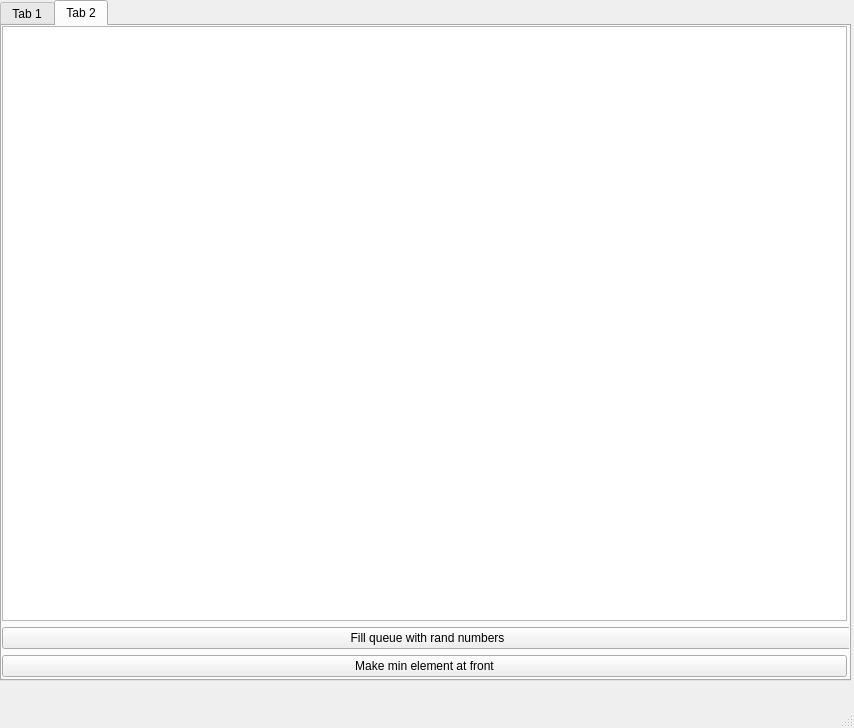
<?xml version="1.0" encoding="UTF-8"?>
<ui version="4.0">
 <class>MainWindow</class>
 <widget class="QMainWindow" name="MainWindow">
  <property name="geometry">
   <rect>
    <x>0</x>
    <y>0</y>
    <width>854</width>
    <height>728</height>
   </rect>
  </property>
  <property name="windowTitle">
   <string>MainWindow</string>
  </property>
  <widget class="QWidget" name="centralwidget">
   <widget class="QTabWidget" name="tabWidget">
    <property name="geometry">
     <rect>
      <x>0</x>
      <y>0</y>
      <width>851</width>
      <height>681</height>
     </rect>
    </property>
    <property name="currentIndex">
     <number>1</number>
    </property>
    <widget class="QWidget" name="tab">
     <attribute name="title">
      <string>Tab 1</string>
     </attribute>
     <widget class="QWidget" name="gridLayoutWidget">
      <property name="geometry">
       <rect>
        <x>0</x>
        <y>0</y>
        <width>851</width>
        <height>651</height>
       </rect>
      </property>
      <layout class="QGridLayout" name="gridLayout">
       <item row="2" column="0">
        <widget class="QPushButton" name="pushButton">
         <property name="text">
          <string>Push</string>
         </property>
        </widget>
       </item>
       <item row="0" column="0" colspan="4">
        <widget class="QListWidget" name="demoMethodsList"/>
       </item>
       <item row="2" column="2">
        <widget class="QLabel" name="label">
         <property name="text">
          <string>Вставляемый элемент:</string>
         </property>
         <property name="alignment">
          <set>Qt::AlignRight|Qt::AlignTrailing|Qt::AlignVCenter</set>
         </property>
        </widget>
       </item>
       <item row="2" column="1">
        <widget class="QPushButton" name="popButton">
         <property name="text">
          <string>Pop</string>
         </property>
        </widget>
       </item>
       <item row="2" column="3">
        <widget class="QSpinBox" name="insertedElComboBox"/>
       </item>
       <item row="1" column="0">
        <widget class="QPushButton" name="frontButton">
         <property name="text">
          <string>Front</string>
         </property>
        </widget>
       </item>
       <item row="1" column="1">
        <widget class="QPushButton" name="backButton">
         <property name="text">
          <string>Back</string>
         </property>
        </widget>
       </item>
       <item row="1" column="2">
        <widget class="QPushButton" name="sizeButton">
         <property name="text">
          <string>Size</string>
         </property>
        </widget>
       </item>
       <item row="1" column="3">
        <widget class="QPushButton" name="emptyButton">
         <property name="text">
          <string>Empty?</string>
         </property>
        </widget>
       </item>
      </layout>
     </widget>
    </widget>
    <widget class="QWidget" name="tab_2">
     <attribute name="title">
      <string>Tab 2</string>
     </attribute>
     <widget class="QWidget" name="gridLayoutWidget_2">
      <property name="geometry">
       <rect>
        <x>0</x>
        <y>0</y>
        <width>851</width>
        <height>651</height>
       </rect>
      </property>
      <layout class="QGridLayout" name="gridLayout_2">
       <item row="0" column="0">
        <widget class="QListWidget" name="queue1Widget"/>
       </item>
       <item row="1" column="0" colspan="2">
        <widget class="QPushButton" name="fillButton">
         <property name="text">
          <string>Fill queue with rand numbers</string>
         </property>
        </widget>
       </item>
       <item row="2" column="0">
        <widget class="QPushButton" name="makeMinButton">
         <property name="text">
          <string>Make min element at front</string>
         </property>
        </widget>
       </item>
      </layout>
     </widget>
    </widget>
   </widget>
  </widget>
  <widget class="QMenuBar" name="menubar">
   <property name="geometry">
    <rect>
     <x>0</x>
     <y>0</y>
     <width>854</width>
     <height>23</height>
    </rect>
   </property>
  </widget>
  <widget class="QStatusBar" name="statusbar"/>
 </widget>
 <resources/>
 <connections/>
</ui>
